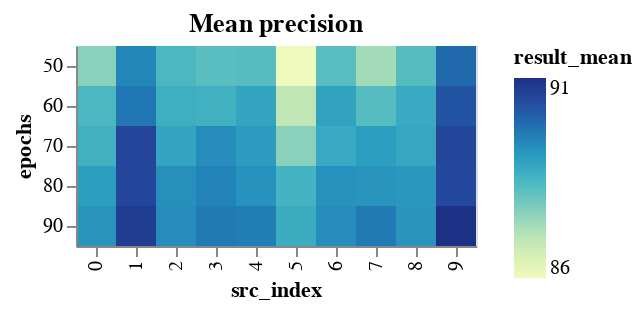

The notebook cell saved with this chart:
### Code cell
epochs_results_encoding = {
    "x": "src_index:O",
    "y": "epochs:O",
    "color": "result_mean:Q",
}
epochs_results_tooltip = ["result_mean", "result_std", "neurons", "layers", "epochs", "src_index"]
EPOCHS_BINS = np.array_split(EPOCHS_RANGE, EPOCHS_RANGE.max() // EPOCH_BIN_SIZE + 1)


def binified_epochs_heatmap(title, epochs_df):
    return binified_heatmap(
        title,
        epochs_df,
        "epochs",
        EPOCHS_BINS,
        epochs_results_tooltip,
        **epochs_results_encoding
    )


binified_epochs_heatmap("Mean precision", epochs_results_df)

### Figure 1 — Vega-Lite specification as saved in the notebook (floating-point values rounded to 4 significant figures)
{"config": {"view": {"continuousWidth": 400, "continuousHeight": 300}}, "hconcat": [{"mark": "rect", "encoding": {"color": {"type": "quantitative", "field": "result_mean"}, "tooltip": [{"type": "quantitative", "field": "result_mean"}, {"type": "quantitative", "field": "result_std"}, {"type": "quantitative", "field": "neurons"}, {"type": "quantitative", "field": "layers"}, {"type": "quantitative", "field": "epochs"}, {"type": "quantitative", "field": "src_index"}], "x": {"type": "ordinal", "field": "src_index"}, "y": {"type": "ordinal", "field": "epochs"}}, "selection": {"selector003": {"type": "interval", "bind": "scales", "encodings": ["x", "y"]}}, "title": "Mean precision"}], "data": {"name": "data-7d4cf07cad02cb5408873e3059de68af"}, "$schema": "https://vega.github.io/schema/vega-lite/v4.8.1.json", "datasets": {"data-7d4cf07cad02cb5408873e3059de68af": [{"neurons": 6, "layers": 2, "epochs": 90, "learning_rate": 0.0216, "momentum": 0.0503, "result_mean": 88.93, "result_std": 1.053, "src_index": 5}, {"neurons": 8, "layers": 1, "epochs": 70, "learning_rate": 0.0216, "momentum": 0.0503, "result_mean": 89.51, "result_std": 1.115, "src_index": 3}, {"neurons": 10, "layers": 1, "epochs": 70, "learning_rate": 0.0216, "momentum": 0.0503, "result_mean": 89.07, "result_std": 1.078, "src_index": 2}, {"neurons": 11, "layers": 2, "epochs": 70, "learning_rate": 0.0216, "momentum": 0.0503, "result_mean": 90.63, "result_std": 1.24, "src_index": 1}, {"neurons": 9, "layers": 2, "epochs": 90, "learning_rate": 0.0216, "momentum": 0.0503, "result_mean": 89.75, "result_std": 1.167, "src_index": 4}, {"neurons": 11, "layers": 2, "epochs": 80, "learning_rate": 0.0216, "momentum": 0.0503, "result_mean": 90.63, "result_std": 1.267, "src_index": 1}, {"neurons": 5, "layers": 2, "epochs": 60, "learning_rate": 0.0216, "momentum": 0.0503, "result_mean": 88.68, "result_std": 1.126, "src_index": 0}, {"neurons": 6, "layers": 2, "epochs": 80, "learning_rate": 0.0216, "momentum": 0.0503, "result_mean": 88.78, "result_std": 1.147, "src_index": 5}, {"neurons": 11, "layers": 2, "epochs": 60, "learning_rate": 0.0216, "momentum": 0.0503, "result_mean": 89.85, "result_std": 1.274, "src_index": 1}, {"neurons": 11, "layers": 1, "epochs": 80, "learning_rate": 0.0216, "momentum": 0.0503, "result_mean": 89.41, "result_std": 1.236, "src_index": 6}, {"neurons": 10, "layers": 1, "epochs": 60, "learning_rate": 0.0216, "momentum": 0.0503, "result_mean": 88.88, "result_std": 1.234, "src_index": 2}, {"neurons": 8, "layers": 1, "epochs": 60, "learning_rate": 0.0216, "momentum": 0.0503, "result_mean": 88.83, "result_std": 1.231, "src_index": 3}, {"neurons": 8, "layers": 1, "epochs": 50, "learning_rate": 0.0216, "momentum": 0.0503, "result_mean": 88.49, "result_std": 1.219, "src_index": 3}, {"neurons": 9, "layers": 2, "epochs": 60, "learning_rate": 0.0216, "momentum": 0.0503, "result_mean": 89.07, "result_std": 1.287, "src_index": 4}, {"neurons": 5, "layers": 2, "epochs": 90, "learning_rate": 0.0216, "momentum": 0.0503, "result_mean": 89.36, "result_std": 1.317, "src_index": 0}, {"neurons": 11, "layers": 1, "epochs": 90, "learning_rate": 0.0216, "momentum": 0.0503, "result_mean": 89.51, "result_std": 1.344, "src_index": 6}, {"neurons": 10, "layers": 1, "epochs": 50, "learning_rate": 0.0216, "momentum": 0.0503, "result_mean": 88.68, "result_std": 1.263, "src_index": 2}, {"neurons": 8, "layers": 2, "epochs": 70, "learning_rate": 0.0216, "momentum": 0.0503, "result_mean": 89.22, "result_std": 1.319, "src_index": 7}, {"neurons": 11, "layers": 1, "epochs": 50, "learning_rate": 0.0216, "momentum": 0.0503, "result_mean": 88.49, "result_std": 1.255, "src_index": 6}, {"neurons": 8, "layers": 2, "epochs": 90, "learning_rate": 0.0216, "momentum": 0.0503, "result_mean": 89.8, "result_std": 1.393, "src_index": 7}, {"neurons": 8, "layers": 1, "epochs": 90, "learning_rate": 0.0216, "momentum": 0.0503, "result_mean": 89.8, "result_std": 1.451, "src_index": 3}, {"neurons": 12, "layers": 2, "epochs": 90, "learning_rate": 0.0216, "momentum": 0.0503, "result_mean": 91.06, "result_std": 1.594, "src_index": 9}, {"neurons": 6, "layers": 2, "epochs": 70, "learning_rate": 0.0216, "momentum": 0.0503, "result_mean": 87.96, "result_std": 1.285, "src_index": 5}, {"neurons": 10, "layers": 1, "epochs": 90, "learning_rate": 0.0216, "momentum": 0.0503, "result_mean": 89.51, "result_std": 1.445, "src_index": 2}, {"neurons": 8, "layers": 1, "epochs": 80, "learning_rate": 0.0216, "momentum": 0.0503, "result_mean": 89.66, "result_std": 1.472, "src_index": 3}, {"neurons": 5, "layers": 2, "epochs": 70, "learning_rate": 0.0216, "momentum": 0.0503, "result_mean": 88.83, "result_std": 1.4, "src_index": 0}, {"neurons": 6, "layers": 2, "epochs": 60, "learning_rate": 0.0216, "momentum": 0.0503, "result_mean": 87.32, "result_std": 1.255, "src_index": 5}, {"neurons": 9, "layers": 2, "epochs": 50, "learning_rate": 0.0216, "momentum": 0.0503, "result_mean": 88.54, "result_std": 1.38, "src_index": 4}, {"neurons": 5, "layers": 2, "epochs": 80, "learning_rate": 0.0216, "momentum": 0.0503, "result_mean": 89.22, "result_std": 1.463, "src_index": 0}, {"neurons": 11, "layers": 1, "epochs": 70, "learning_rate": 0.0216, "momentum": 0.0503, "result_mean": 88.98, "result_std": 1.454, "src_index": 6}, {"neurons": 11, "layers": 1, "epochs": 60, "learning_rate": 0.0216, "momentum": 0.0503, "result_mean": 89.12, "result_std": 1.476, "src_index": 6}, {"neurons": 10, "layers": 1, "epochs": 80, "learning_rate": 0.0216, "momentum": 0.0503, "result_mean": 89.46, "result_std": 1.518, "src_index": 2}, {"neurons": 9, "layers": 1, "epochs": 80, "learning_rate": 0.0216, "momentum": 0.0503, "result_mean": 89.32, "result_std": 1.537, "src_index": 8}, {"neurons": 8, "layers": 2, "epochs": 60, "learning_rate": 0.0216, "momentum": 0.0503, "result_mean": 88.54, "result_std": 1.461, "src_index": 7}, {"neurons": 12, "layers": 2, "epochs": 80, "learning_rate": 0.0216, "momentum": 0.0503, "result_mean": 90.58, "result_std": 1.665, "src_index": 9}, {"neurons": 11, "layers": 2, "epochs": 50, "learning_rate": 0.0216, "momentum": 0.0503, "result_mean": 89.61, "result_std": 1.57, "src_index": 1}, {"neurons": 9, "layers": 1, "epochs": 60, "learning_rate": 0.0216, "momentum": 0.0503, "result_mean": 88.98, "result_std": 1.518, "src_index": 8}, {"neurons": 12, "layers": 2, "epochs": 60, "learning_rate": 0.0216, "momentum": 0.0503, "result_mean": 90.38, "result_std": 1.659, "src_index": 9}, {"neurons": 6, "layers": 2, "epochs": 50, "learning_rate": 0.0216, "momentum": 0.0503, "result_mean": 86.45, "result_std": 1.276, "src_index": 5}, {"neurons": 11, "layers": 2, "epochs": 90, "learning_rate": 0.0216, "momentum": 0.0503, "result_mean": 90.82, "result_std": 1.728, "src_index": 1}, {"neurons": 9, "layers": 2, "epochs": 70, "learning_rate": 0.0216, "momentum": 0.0503, "result_mean": 89.27, "result_std": 1.585, "src_index": 4}, {"neurons": 8, "layers": 2, "epochs": 80, "learning_rate": 0.0216, "momentum": 0.0503, "result_mean": 89.36, "result_std": 1.614, "src_index": 7}, {"neurons": 12, "layers": 2, "epochs": 70, "learning_rate": 0.0216, "momentum": 0.0503, "result_mean": 90.63, "result_std": 1.743, "src_index": 9}, {"neurons": 9, "layers": 1, "epochs": 70, "learning_rate": 0.0216, "momentum": 0.0503, "result_mean": 89.02, "result_std": 1.6, "src_index": 8}, {"neurons": 9, "layers": 2, "epochs": 80, "learning_rate": 0.0216, "momentum": 0.0503, "result_mean": 89.41, "result_std": 1.68, "src_index": 4}, {"neurons": 8, "layers": 2, "epochs": 50, "learning_rate": 0.0216, "momentum": 0.0503, "result_mean": 87.67, "result_std": 1.531, "src_index": 7}, {"neurons": 12, "layers": 2, "epochs": 50, "learning_rate": 0.0216, "momentum": 0.0503, "result_mean": 90.05, "result_std": 1.792, "src_index": 9}, {"neurons": 9, "layers": 1, "epochs": 50, "learning_rate": 0.0216, "momentum": 0.0503, "result_mean": 88.54, "result_std": 1.692, "src_index": 8}, {"neurons": 5, "layers": 2, "epochs": 50, "learning_rate": 0.0216, "momentum": 0.0503, "result_mean": 87.96, "result_std": 1.686, "src_index": 0}, {"neurons": 9, "layers": 1, "epochs": 90, "learning_rate": 0.0216, "momentum": 0.0503, "result_mean": 89.37, "result_std": 1.933, "src_index": 8}]}}
